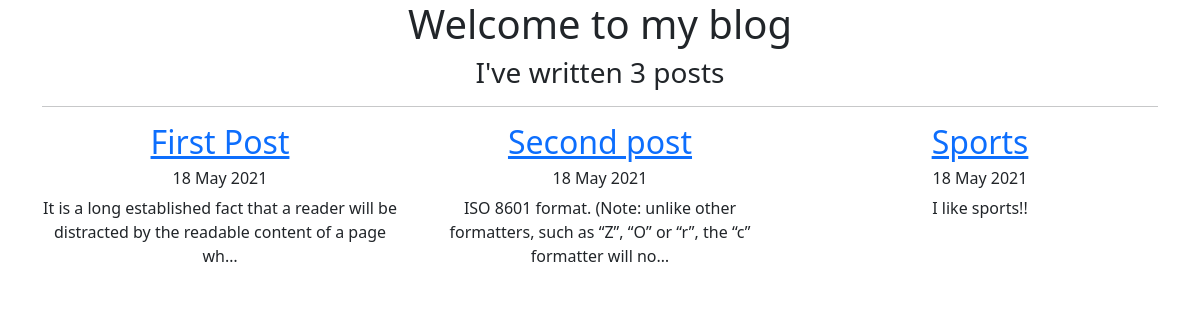
Before: / with the older database file.
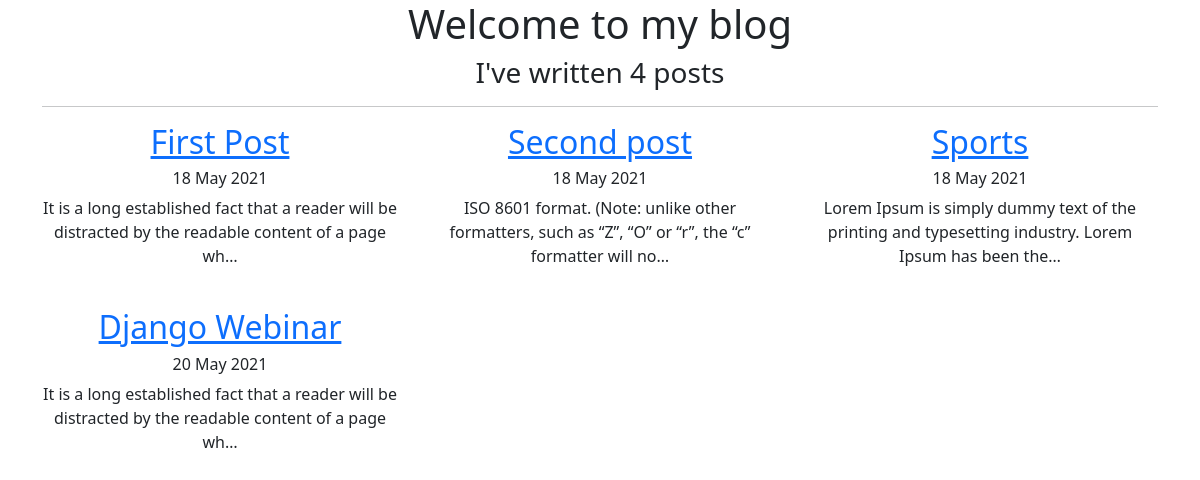
After: the same page with the newer database file.
### blog/models.py (models this page shows, shortened)
class Post(models.Model):
    title = models.CharField(max_length=200)
    text = models.TextField()
    createDate = models.DateField(auto_now_add=True)
    image = models.ImageField(upload_to='images/', blank=True)

### blog/views.py (the view)
# urls.py: path('', views.home, name='home'),
def home(request):
    posts = Post.objects.all()
    return render(request, 'home.html', {'posts': posts})

### blog/templates/home.html
{% extends 'base.html' %}
{% block content %}
<div class="container text-center">
    <h1>Welcome to my blog</h1>
    <h3>I've written {{posts.count}} post{{posts.count|pluralize}}</h3>
    <hr>
    <div class="row">
        {% for post in posts %}
        <div class="col-4">
            <a href="{% url 'detail' post.id %}">
                <h2>{{post.title}}</h2>
            </a>
            <h6>{{post.createDate|date:"j F Y"}}</h6>
            <p>{{post.text|truncatechars:100}}</p>
            <br>
        </div>
        {% endfor %}
    </div>
</div>
{% endblock content %}

Changed rows visible on the page:
changed Post "Sports": text "I like sports!!" → "Lorem Ipsum is simply dummy text of the printing and typesetting industry. Lorem Ipsum has been the…"
added Post: title "Django Webinar", createDate "20 May 2021", text "It is a long established fact that a reader will be distracted by the readable content of a page wh…"
Other visible differences:
{{ posts.count }}: "3" → "4"
